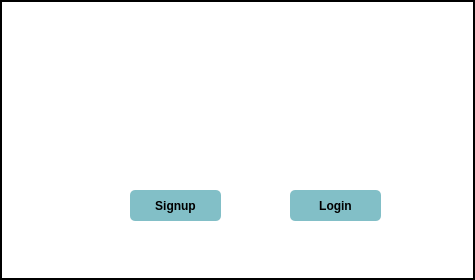
<?xml version="1.0" encoding="UTF-8"?>
<ui version="4.0">
 <class>MainWindow</class>
 <widget class="QMainWindow" name="MainWindow">
  <property name="geometry">
   <rect>
    <x>0</x>
    <y>0</y>
    <width>475</width>
    <height>280</height>
   </rect>
  </property>
  <property name="windowTitle">
   <string>Electronics Store</string>
  </property>
  <property name="styleSheet">
   <string notr="true">QWidget {
    background-color: white;
    color: black;
    border: 2px solid black;
    padding: 5px;
}</string>
  </property>
  <widget class="QWidget" name="centralwidget">
   <widget class="QLabel" name="label">
    <property name="geometry">
     <rect>
      <x>140</x>
      <y>10</y>
      <width>211</width>
      <height>131</height>
     </rect>
    </property>
    <property name="styleSheet">
     <string notr="true">border: 0px;</string>
    </property>
    <property name="text">
     <string/>
    </property>
    <property name="pixmap">
     <pixmap resource="ProjectResources.qrc">:/resources/resources/StoreLogo.png</pixmap>
    </property>
    <property name="scaledContents">
     <bool>true</bool>
    </property>
   </widget>
   <widget class="QPushButton" name="openSignup">
    <property name="geometry">
     <rect>
      <x>130</x>
      <y>190</y>
      <width>91</width>
      <height>31</height>
     </rect>
    </property>
    <property name="styleSheet">
     <string notr="true">QPushButton {
	background-color: #82bfc7;
	font-weight: bold;
	border-radius: 5px;
	border: 0px;
}
QPushButton:hover {
	background-color: #0b5572;
	color: white;
}</string>
    </property>
    <property name="text">
     <string>Signup</string>
    </property>
   </widget>
   <widget class="QPushButton" name="openLogin">
    <property name="geometry">
     <rect>
      <x>290</x>
      <y>190</y>
      <width>91</width>
      <height>31</height>
     </rect>
    </property>
    <property name="styleSheet">
     <string notr="true">QPushButton {
	background-color: #82bfc7;
	font-weight: bold;
	border-radius: 5px;
	border: 0px;
}
QPushButton:hover {
	background-color: #0b5572;
	color: white;
}</string>
    </property>
    <property name="text">
     <string>Login</string>
    </property>
   </widget>
  </widget>
 </widget>
 <resources>
  <include location="ProjectResources.qrc"/>
 </resources>
 <connections/>
</ui>
